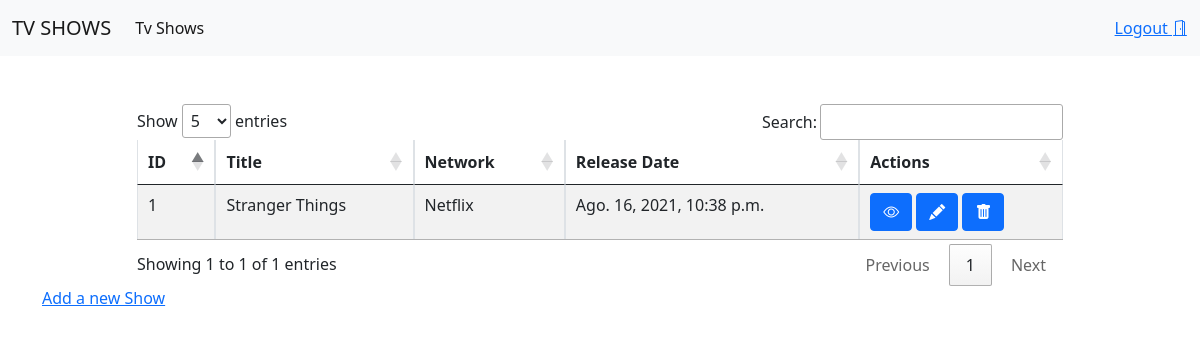
The app's page / (signed in), older data.
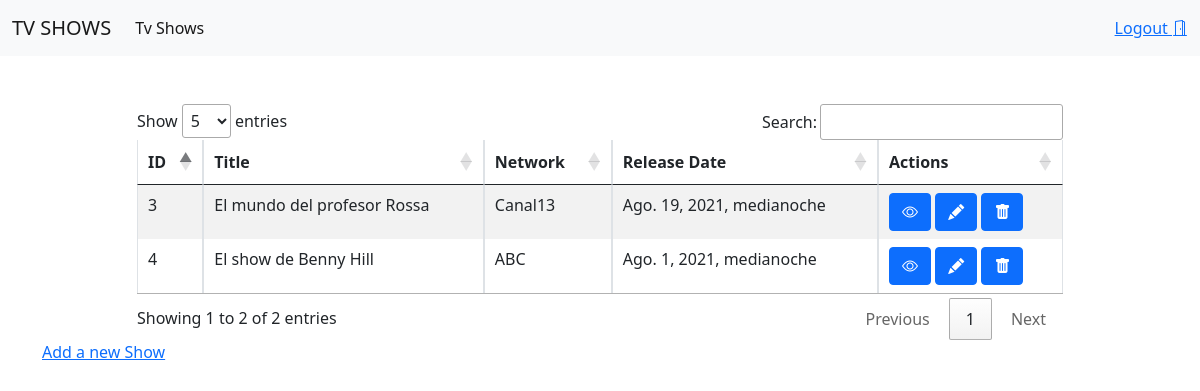
The same page, newer data.
### app_shows/models.py (models this page shows)
class Show(models.Model):
    title = models.CharField(max_length=50,unique=True)
    release_date = models.DateTimeField()
    network= models.ForeignKey(Network,  related_name="shows", on_delete = models.CASCADE)
    descr= models.CharField(max_length=255)
    created_at = models.DateTimeField(auto_now_add=True)
    updated_at = models.DateTimeField(auto_now=True)
    objects = ShowManager()

class Network(models.Model):
    name = models.CharField(max_length=50,unique=True)
    created_at = models.DateTimeField(auto_now_add=True)
    updated_at = models.DateTimeField(auto_now=True)

### app_shows/decorators.py (the view)
    def wrapper(request,*args, **kwargs):
        if 'user' not in request.session:
            return redirect('/register')
        respuesta = func(request,*args, **kwargs)
        return respuesta

### app_shows/views.py (called while the page is built)
@login_required
def index(request):
    shows=Show.objects.all()
    logout='Logout'
    context = {
        "shows":shows,
        "logout":logout
    }
    return render(request, 'index.html', context)

### app_shows/templates/index.html (shortened to what this page needs)
{% extends './base.html' %}
{% block content %}
<div class="container mt-5">
    <div class="row">
        <div class="col"></div>
        <div class="col-10">
            <div class="table-responsive">
                <table id="shows" class="table table-striped table-bordered" width="100%" >
                    <thead>
                        <tr>
                            <th>ID</th>
                            <th>Title</th>
                            <th>Network</th>
                            <th>Release Date</th>
                            <th>Actions</th>
                        </tr>
                    </thead>
                    <tbody>
                    {% for show in shows %}
                        <tr>
                            <td> {{show.id}}</td>
                            <td> {{show.title}}</td>
                            <td> {{show.network.name}}</td>
                            <td> {{show.release_date}}</td>
                            <td><span data-placement="top" data-toggle="tooltip" title="View">
                                    <a href="/shows/{{show.id}}" class="btn btn-primary btn-xs" data-title="view" data-toogle="modal" data-target="#view">
                                        <i class="bi bi-eye"></i>
                                    </a>
                                </span>
                                <span data-placement="top" data-toggle="tooltip" title="Edit">
                                    <a href="/shows/{{show.id}}/edit" class="btn btn-primary btn-xs" data-title="view" data-toogle="modal" data-target="#view">
                                        <i class="bi bi-pencil-fill"></i>
                                    </a>
                                </span>
                                <span data-placement="top" data-toggle="tooltip" title="Delete">
                                    <a href="/shows/{{show.id}}/destroy" class="btn btn-primary btn-xs" data-title="view" data-bs-toggle="modal" data-bs-target="#confirm-delete">
                                        <i class="bi bi-trash-fill"></i>
                                    </a>
                                </span>
                            </td>
                        </tr>
                    {% endfor %}
                    </tbody>
                </table>
            </div>
        </div>
        <div class="col"></div>
    </div>
    <div class="row">
        <div class="col-8">
            <a href="/shows/create">Add a new Show</a>
        </div>
    </div>
</div>
{% endblock %}

### app_shows/templates/base.html (shortened to what this page needs)
<!DOCTYPE html>
<html lang="en">
<head>
    <link href="https://cdn.jsdelivr.net/npm/bootstrap@5.0.2/dist/css/bootstrap.min.css" rel="stylesheet">
    <link href="https://cdn.datatables.net/1.10.25/css/jquery.dataTables.min.css" rel="stylesheet">
    <link rel="stylesheet" href="https://cdn.jsdelivr.net/npm/bootstrap-icons@1.5.0/font/bootstrap-icons.css">
    <link rel="stylesheet" href="https://cdnjs.cloudflare.com/ajax/libs/toastr.js/latest/toastr.css" />
    {% load static %}
</head>
<body>
    <nav class="navbar navbar-expand-lg navbar-light bg-light">
        <div class="container-fluid">
            <a class="navbar-brand" href="/">TV SHOWS</a>
            <div class="collapse navbar-collapse" id="navbarNavDropdown">
                <ul class="navbar-nav">
                    <li class="nav-item">
                        <a class="nav-link active" aria-current="page" href="/">Tv Shows</a>
                    </li>
                </ul>
            </div>
            <a href="/logout" class="d-none{{logout}}">{{logout}}
                <i class="bi bi-door-open"></i>
            </a>
        </div>
    </nav>
    {% block content %}
    {% endblock %}
</body>
</html>

Row changes from the older to the newer data that the page shows:
removed Show: id "1", title "Stranger Things", network.name "Netflix", release_date "Ago. 16, 2021, 10:38 p.m."
added Show: id "3", title "El mundo del profesor Rossa", network.name "Canal13", release_date "Ago. 19, 2021, medianoche"
added Show: id "4", title "El show de Benny Hill", network.name "ABC", release_date "Ago. 1, 2021, medianoche"
Text that changed along with them:
text written by a page script: "Show entries Search: Showing 1 to 1 of 1 entries Previous 1 Next" → "Show entries Search: Showing 1 to 2 of 2 entries Previous 1 Next"
